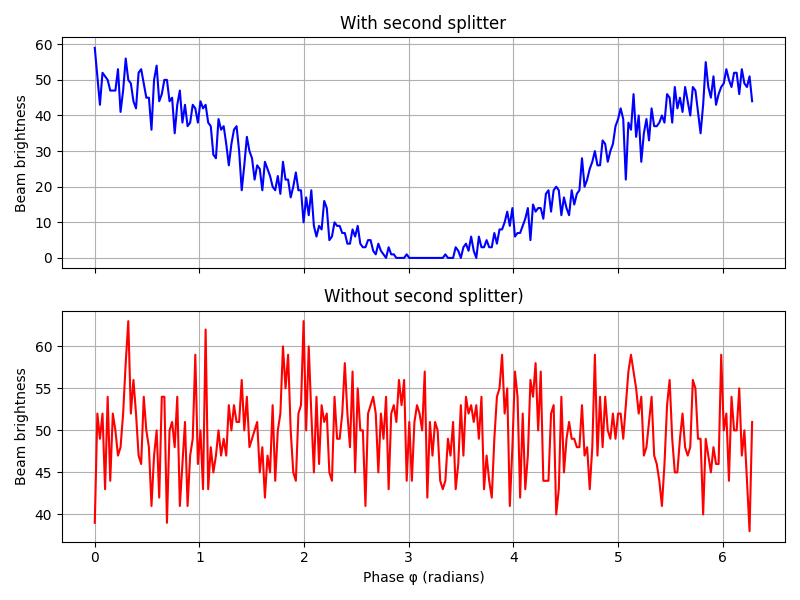

This chart was generated by the following Python code:
# Mach-Zehnder interferometer simulation
#
# Demonstrates the delayed choice eraser experiment
# Simulates 2 beams:
# Beams get separated on beam splitter and later recombined
# This is simulated by entanglement followed by recombination
# (measurement into the combined state)
#
# Graph demonstrates interference in the absence of
# 'what pass' measurement. With 'what pass' measurement interference vanishes.
#
from qiskit_ibm_runtime import QiskitRuntimeService, Sampler
from qiskit_aer import AerSimulator
from qiskit import QuantumCircuit, transpile
from qiskit import QuantumRegister, ClassicalRegister
from qiskit.transpiler.preset_passmanagers import generate_preset_pass_manager
from qiskit.circuit import Parameter 
import numpy as np
import matplotlib.pyplot as plt

# --- CONFIGURATION SWITCH ---
USE_SIMULATOR = True
# Set to False to run on real hardware
# ----------------------------

# 1. Define the backend based on the config variable
if USE_SIMULATOR:
    # Use the local Aer simulator
    backend = AerSimulator()
    print("Using local Aer simulator.")
else:
    # Use the IBM Quantum hardware via Qiskit Runtime
    service = QiskitRuntimeService() 
    # Select the least busy available QPU (Quantum Processing Unit)
    backend = service.least_busy(operational=True, simulator=False) 
    print(f"Using IBM hardware: {backend.name}")

def MachZehnder(phi_values, num_shots, second_splitter=True):
    # Setup quantum circuit
    qr_beam1 = QuantumRegister(1, name = 'qr_beam1')
    qr_beam2 = QuantumRegister(1, name = 'qr_beam2')
    cr_combined = ClassicalRegister(2, name = 'cr_combined')

    qc = QuantumCircuit(qr_beam1, qr_beam2, cr_combined)
    phi_param = Parameter('phi')
    qc.h(qr_beam1)     # Prepare in superposition
    qc.cx(qr_beam1, qr_beam2)
    qc.rz(phi_param, qr_beam1) # Apply phase shift
    if (second_splitter):
        qc.h(qr_beam1)     # restore superposition on beam1
        qc.h(qr_beam2)     # restore superposition on beam2
    qc.measure([qr_beam1[0], qr_beam2[0]], [cr_combined[0], cr_combined[1]]) # Measure to obtain the interference pattern

    # Run the simulation
    pm = generate_preset_pass_manager(optimization_level=1, backend=backend)
    isa_circuit = pm.run(qc)
    pubs = []
    for value in phi_values:
        pubs.append((isa_circuit, [value], num_shots)) 
    sampler = Sampler(backend)
    job = sampler.run(pubs)
    result = job.result()
    all_00_counts = []

    # process results
    for pub_result in result:
        combined_bit_array = pub_result.data.cr_combined
        count_00 = combined_bit_array.get_counts().get('00', 0)
        all_00_counts.append(count_00)
    return np.array(all_00_counts)

# Run simulation on the given array of phase shifts
def RunSimulation(phis, samples=256):

    counts_no_wp = MachZehnder(phi_values=phis, num_shots=samples, second_splitter=True)
    counts_with_wp = MachZehnder(phi_values=phis, num_shots=samples, second_splitter=False)
    
    return counts_no_wp, counts_with_wp


def PlotResults(phis, counts_no_wp, counts_with_wp):
    fig, (ax1, ax2) = plt.subplots(nrows=2, figsize=(8, 6), sharex=True)

    ax1.plot(phis, counts_no_wp, label="With second splitter", color='blue')
    ax1.set_ylabel("Beam brightness")
    ax1.set_title("With second splitter")
    ax1.grid(True)

    ax2.plot(phis, counts_with_wp, label="Without second splitter", color='red')
    ax2.set_xlabel("Phase φ (radians)")
    ax2.set_ylabel("Beam brightness")
    ax2.set_title("Without second splitter)")
    ax2.grid(True)

    plt.tight_layout()
    plt.show()

samples = 100
phis = np.linspace(0, 2 * np.pi, 256)
counts_no_wp, counts_with_wp = RunSimulation(phis, samples)
PlotResults(phis, counts_no_wp, counts_with_wp)
